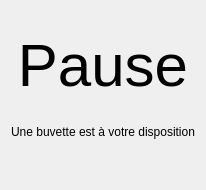
      <widget class="QWidget" name="pageEventPause">
       <layout class="QGridLayout" name="gridLayout_10">
        <item row="5" column="1">
         <widget class="QLabel" name="EP_Logo">
          <property name="sizePolicy">
           <sizepolicy hsizetype="Preferred" vsizetype="Preferred">
            <horstretch>0</horstretch>
            <verstretch>2</verstretch>
           </sizepolicy>
          </property>
          <property name="text">
           <string>&lt;logo&gt;</string>
          </property>
          <property name="alignment">
           <set>Qt::AlignCenter</set>
          </property>
         </widget>
        </item>
        <item row="4" column="0" colspan="3">
         <spacer name="verticalSpacer_6">
          <property name="orientation">
           <enum>Qt::Vertical</enum>
          </property>
          <property name="sizeType">
           <enum>QSizePolicy::Preferred</enum>
          </property>
          <property name="sizeHint" stdset="0">
           <size>
            <width>0</width>
            <height>20</height>
           </size>
          </property>
         </spacer>
        </item>
        <item row="3" column="0" colspan="3">
         <widget class="QLabel" name="EP_Message">
          <property name="sizePolicy">
           <sizepolicy hsizetype="Preferred" vsizetype="Preferred">
            <horstretch>0</horstretch>
            <verstretch>1</verstretch>
           </sizepolicy>
          </property>
          <property name="text">
           <string>Une buvette est à votre disposition</string>
          </property>
          <property name="alignment">
           <set>Qt::AlignCenter</set>
          </property>
         </widget>
        </item>
        <item row="2" column="0" colspan="3">
         <spacer name="verticalSpacer_5">
          <property name="orientation">
           <enum>Qt::Vertical</enum>
          </property>
          <property name="sizeType">
           <enum>QSizePolicy::Preferred</enum>
          </property>
          <property name="sizeHint" stdset="0">
           <size>
            <width>0</width>
            <height>20</height>
           </size>
          </property>
         </spacer>
        </item>
        <item row="1" column="0" colspan="3">
         <widget class="QLabel" name="EP_Title">
          <property name="sizePolicy">
           <sizepolicy hsizetype="Preferred" vsizetype="Preferred">
            <horstretch>0</horstretch>
            <verstretch>1</verstretch>
           </sizepolicy>
          </property>
          <property name="font">
           <font>
            <pointsize>45</pointsize>
            <kerning>false</kerning>
           </font>
          </property>
          <property name="text">
           <string>Pause</string>
          </property>
          <property name="scaledContents">
           <bool>true</bool>
          </property>
          <property name="alignment">
           <set>Qt::AlignCenter</set>
          </property>
          <property name="wordWrap">
           <bool>true</bool>
          </property>
          <property name="textInteractionFlags">
           <set>Qt::NoTextInteraction</set>
          </property>
         </widget>
        </item>
        <item row="0" column="0" colspan="3">
         <spacer name="verticalSpacer_4">
          <property name="orientation">
           <enum>Qt::Vertical</enum>
          </property>
          <property name="sizeType">
           <enum>QSizePolicy::Preferred</enum>
          </property>
          <property name="sizeHint" stdset="0">
           <size>
            <width>0</width>
            <height>20</height>
           </size>
          </property>
         </spacer>
        </item>
       </layout>
      </widget>
